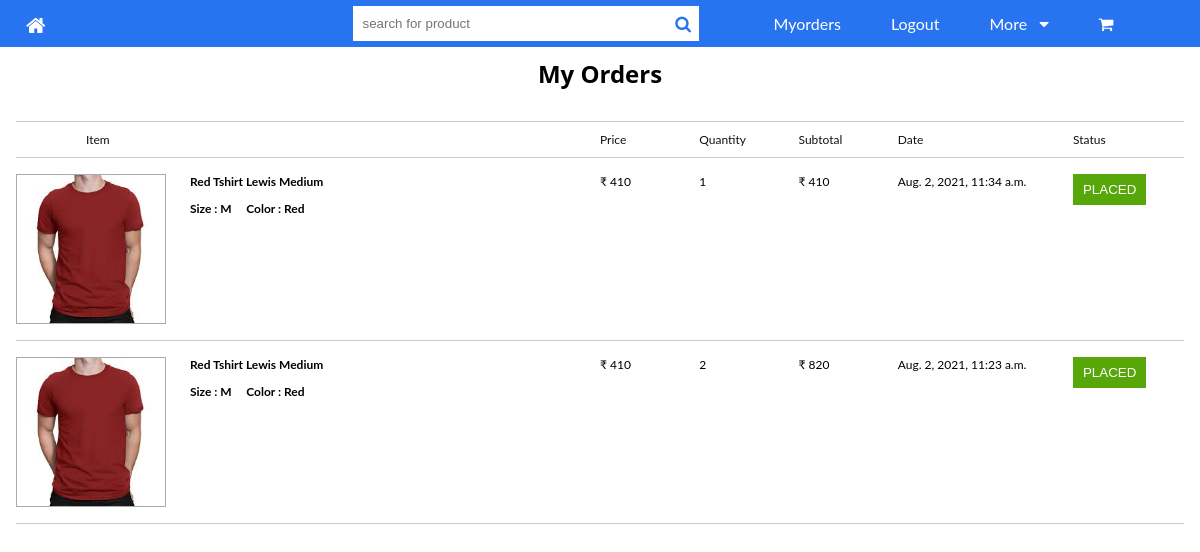
Page /myorders/ (signed in) on the committed database.
### Eshop/models.py (models this page shows, shortened)
class OrderItem(models.Model):
    id = models.AutoField(primary_key=True)
    order = models.ForeignKey(Order,on_delete=models.CASCADE)
    product = models.ForeignKey(Product,on_delete=models.CASCADE)
    product_variant = models.ForeignKey(ProductVariant,on_delete=models.CASCADE,null=True,blank=True)
    quantity = models.IntegerField(null=False,blank=False)
    price = models.IntegerField(null=False,blank=False)
    date = models.DateTimeField(auto_now_add=True)

class ProductVariant(models.Model):
    id = models.AutoField(primary_key=True)
    title = models.CharField(max_length=100,null=True,blank=True)
    product = models.ForeignKey(Product,on_delete=models.CASCADE)
    color = models.ForeignKey(Color,on_delete=models.CASCADE,null=True,blank=True)
    size = models.ForeignKey(Size,on_delete=models.CASCADE,null=True,blank=True)
    quantity = models.IntegerField(default=1)
    price = models.DecimalField(max_digits=12,decimal_places=2,default=0)
    discount = models.IntegerField(default=0)

class ProductVariantMedia(models.Model):
    id = models.AutoField(primary_key=True)
    product = models.ForeignKey(ProductVariant,on_delete=models.CASCADE)
    image = models.ImageField(upload_to='products/variants/',null=True,blank=True)

class Size(models.Model):
    id = models.AutoField(primary_key=True)
    name = models.CharField(max_length=20)
    code = models.CharField(max_length=20,null=True,blank=True)
    def __str__(self):
        return self.name

class Color(models.Model):
    id = models.AutoField(primary_key=True)
    name = models.CharField(max_length=20)
    code = models.CharField(max_length=20,null=True,blank=True)
    def __str__(self):
        return self.name

class Order(models.Model):
    OrderStatus = (
        ('PENDING','Pending'),
        ('PLACED','Placed'),
        ('CANCELLED','Cancelled'),
        ('COMPLETED','Completed')
    )
    Method = (
        ('COD','Cod'),
        ('ONLINE','Online')
    )
    id = models.AutoField(primary_key=True)
    order_status = models.CharField(max_length=15,choices=OrderStatus)
    address = models.ForeignKey(Address,on_delete=models.CASCADE,default=None)
    payment_method = models.CharField(max_length=15,choices=Method)
    total = models.IntegerField(null=False,blank=False)
    date = models.DateTimeField(auto_now_add=True)

### Eshop/views.py (the view)
# urls.py: path('myorders/',views.Myorders,name='myorders'),
@login_required(login_url='/accounts/login/')
def Myorders(request):
    context = {
        'myorders':Order.objects.filter(address__user=request.user).order_by('-date').exclude(order_status='PENDING')
    }
    return render(request,'myorders.html',context=context)

### Eshop/templatetags/customfilters.py (called while the page is built)
@register.filter(name='total_amount')
def total_amount(price,qty):
    return floor(price*qty)

### Eshop/templates/myorders.html (shortened to what this page needs)
{% load static %}
{% load customfilters %}
<html lang="en">
<head>
    <link rel="stylesheet" href="{% static 'css/myorders.css' %}">
</head>
<body>
    {% include 'nav.html' %}
    <h2 style="text-align: center; margin:10px 0px -30px 0px; font-family: 'Open Sans', sans-serif;">My Orders</h2>
    <br>
    <main>
        <div class="basket">
            <div class="basket-labels">
                <ul>
                    <li class="item item-heading">Item</li>
                    <li class="price">Price</li>
                    <li class="quantity">Quantity</li>
                    <li class="subtotal">Subtotal</li>
                    <li class="date">Date</li>
                    <li class="status">Status</li>
                </ul>
            </div>
            {% for myorder in myorders %}
            {% for item in myorder.orderitem_set.all %}
            {% if item.product_variant != None %}
            <div class="basket-product">
                <div class="item">
                    <div class="product-image">
                        <img src="{{ item.product_variant.productvariantmedia_set.all.first.image.url }}"
                            alt="Placholder Image 2" height="150" width="150" class="product-frame">
                    </div>
                    <div class="product-details">
                        <h1><strong>{{ item.product_variant.title }}</strong></h1>
                        <p>
                            <strong>
                                {% if item.product_variant.size != None %}
                                Size : {{ item.product_variant.size }}
                                {% endif %}
                                {% if item.product_variant.color != None %}
                                Color : {{ item.product_variant.color }}
                                {% endif %}
                            </strong>
                        </p>
                    </div>
                </div>
                <div class="price">₹ {{ item.price }}</div>
                <div class="quantity">
                    {{ item.quantity }}
                </div>
                <div class="subtotal">
                    ₹ {{item.price|total_amount:item.quantity }}
                </div>
                <div class="date">
                    {{ myorder.date }}
                </div>
                <div class="remove">
                    <button {% if myorder.order_status == 'PLACED' %} style="background-color:rgb(88, 167, 10);"{% elif myorder.order_status == 'CANCELLED'%} style="background-color:red;"{% elif myorder.order_status == 'COMPLETED'%} style="background-color:#2874f0;"{% else %} style="background-color:rgb(226, 156, 26);"{% endif %}>
                        {{ myorder.order_status }}
                    </button>
                </div>
            </div>
            {% endif %}
            {% endfor %}
            {% endfor %}
        </div>
    </main>
</body>
</html>

### static/css/myorders.css (style rules this page uses)
strong { font-weight: bold; }
p { margin: 0.75rem 0 0; }
h1 { font-size: 0.75rem; font-weight: normal; margin: 0; padding: 0; }
input, button { border: 0 none; outline: 0 none; }
button { background-color: #666; color: #fff; }
img, .basket-module, .basket-labels, .basket-product { width: 100%; }
input, button, .basket, .basket-module, .basket-labels, .item, .price, .quantity, .subtotal, .basket-product, .product-image, .product-details { float: left; }
main { clear: both; font-size: 0.75rem; margin: 0 auto; overflow: hidden; padding: 1rem 0; width: 100% }
.basket, aside { padding: 0 1rem; -webkit-box-sizing: border-box; -moz-box-sizing: border-box; box-sizing: border-box; }
.basket { width: 100%; float: left; }
.basket-labels { border-top: 1px solid #ccc; border-bottom: 1px solid #ccc; margin-top: 1.625rem; }
ul { list-style: none; margin: 0; padding: 0; }
li { color: #111; display: inline-block; padding: 0.625rem 0; }
li.price:before, li.subtotal:before { content: ''; }
.item { width: 50%; }
.price, .quantity, .subtotal, .status { width: 8.5%; }
.date { width: 15%; float: left; }
.item-heading { padding-left: 4.375rem; -webkit-box-sizing: border-box; -moz-box-sizing: border-box; box-sizing: border-box; }
.basket-product { border-bottom: 1px solid #ccc; padding: 1rem 0; position: relative; }
.product-frame { border: 1px solid #aaa; z-index: 2; width: 100%; }
.product-details { padding: 0 1.5rem; -webkit-box-sizing: border-box; -moz-box-sizing: border-box; box-sizing: border-box; }
.remove button { padding:8px 10px; }

### static/css/navigation.css (style rules this page uses)
* { margin: 0; padding: 0; }
* { box-sizing: border-box; }
body { font-family: "Lato", sans-serif; }

### rows in the picture
Order: date "Aug. 2, 2021, 11:34 a.m.", order_status "PLACED"
OrderItem: product_variant.productvariantmedia_set.all.first.image (picture), product_variant "Red Tshirt Lewis Medium", product_variant.size "M", product_variant.color "Red", price "410", quantity "1", price|total_amount "410"
Order: date "Aug. 2, 2021, 11:23 a.m.", order_status "PLACED"
OrderItem: product_variant.productvariantmedia_set.all.first.image (picture), product_variant "Red Tshirt Lewis Medium", product_variant.size "M", product_variant.color "Red", price "410", quantity "2", price|total_amount "820"
